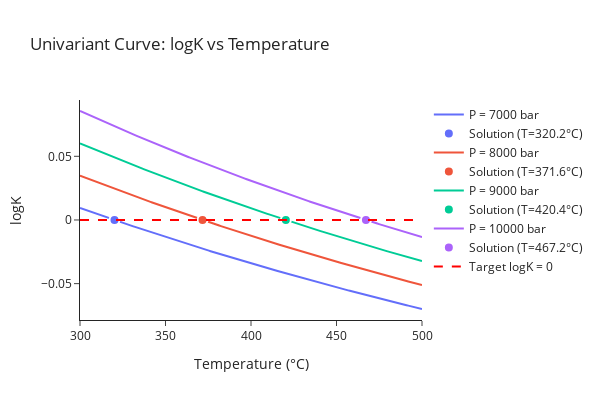

This figure's notebook cell:
### Markdown cell above
Success! Now we've calculated a pressure for all four of our temperatures at logK=0.

Keep in mind that it might not always be easy to find an appropriate range for a T-P pair using the `unicurve()` function. One approach is to try a calculation with `univariant_TP()` first and set wide ranges for both temperature and pressure. This way you can converge on a T-P range appropriate for your logK of interest, and then go about using `unicurve()` for solving pressures for specific temperatures (and vice versa).

We can also use `unicurve()` to calculate temperature from pressure:

### Code cell
unicurve(solve="T", # solving for temperature
         logK=0, # desired logK
         species=["calcite", "aragonite"], # chemical species
         state=["cr", "cr"], # aq, gas, liq, cr
         coeff=[-1, 1], # reaction stoichiometry (negative for reactants, positive for products)
         pressures=[7000, 8000, 9000, 10000], # the pressures used to calculate temperature
         minT=300, maxT=500, # the minimum and maximum in a range of temperatures to search
         plot_it=True, # visualize results
         messages=True, # print messages
         )

### Figure 1 — Plotly figure (JSON) as saved in the notebook; plotly's stock layout.template omitted (floating-point values rounded to 4 significant figures; data arrays with more than 128 entries replaced by an {"elided": "..."} marker saying what was removed)
{"data": [{"hovertemplate": "P=%{text} bar<br>T=%{x:.2f}°C<br>logK=%{y:.6f}<extra></extra>", "line": {"color": "#636EFA", "width": 2}, "mode": "lines", "name": "P = 7000 bar", "text": {"elided": "200 str values"}, "type": "scatter", "x": {"elided": "200 float values"}, "y": {"elided": "200 float values"}}, {"hovertemplate": "Solution<br>P=7000 bar<br>T=%{x:.2f}°C<br>logK=0.000000<extra></extra>", "marker": {"color": "#636EFA", "line": {"color": "white", "width": 2}, "size": 10, "symbol": "circle"}, "mode": "markers", "name": "Solution (T=320.2°C)", "type": "scatter", "x": [320.2], "y": [0]}, {"hovertemplate": "P=%{text} bar<br>T=%{x:.2f}°C<br>logK=%{y:.6f}<extra></extra>", "line": {"color": "#EF553B", "width": 2}, "mode": "lines", "name": "P = 8000 bar", "text": {"elided": "200 str values"}, "type": "scatter", "x": {"elided": "200 float values"}, "y": {"elided": "200 float values"}}, {"hovertemplate": "Solution<br>P=8000 bar<br>T=%{x:.2f}°C<br>logK=0.000000<extra></extra>", "marker": {"color": "#EF553B", "line": {"color": "white", "width": 2}, "size": 10, "symbol": "circle"}, "mode": "markers", "name": "Solution (T=371.6°C)", "type": "scatter", "x": [371.6], "y": [0]}, {"hovertemplate": "P=%{text} bar<br>T=%{x:.2f}°C<br>logK=%{y:.6f}<extra></extra>", "line": {"color": "#00CC96", "width": 2}, "mode": "lines", "name": "P = 9000 bar", "text": {"elided": "200 str values"}, "type": "scatter", "x": {"elided": "200 float values"}, "y": {"elided": "200 float values"}}, {"hovertemplate": "Solution<br>P=9000 bar<br>T=%{x:.2f}°C<br>logK=0.000000<extra></extra>", "marker": {"color": "#00CC96", "line": {"color": "white", "width": 2}, "size": 10, "symbol": "circle"}, "mode": "markers", "name": "Solution (T=420.4°C)", "type": "scatter", "x": [420.4], "y": [0]}, {"hovertemplate": "P=%{text} bar<br>T=%{x:.2f}°C<br>logK=%{y:.6f}<extra></extra>", "line": {"color": "#AB63FA", "width": 2}, "mode": "lines", "name": "P = 10000 bar", "text": {"elided": "200 str values"}, "type": "scatter", "x": {"elided": "200 float values"}, "y": {"elided": "200 float values"}}, {"hovertemplate": "Solution<br>P=10000 bar<br>T=%{x:.2f}°C<br>logK=0.000000<extra></extra>", "marker": {"color": "#AB63FA", "line": {"color": "white", "width": 2}, "size": 10, "symbol": "circle"}, "mode": "markers", "name": "Solution (T=467.2°C)", "type": "scatter", "x": [467.2], "y": [0]}, {"hovertemplate": "Target logK=0.000000<extra></extra>", "line": {"color": "red", "dash": "dash", "width": 2}, "mode": "lines", "name": "Target logK = 0", "type": "scatter", "x": [300, 500], "y": [0, 0]}], "layout": {"height": 400, "hoverlabel": {"bgcolor": "white"}, "showlegend": true, "title": {"text": "Univariant Curve: logK vs Temperature"}, "width": 600, "xaxis": {"autorange": true, "range": [300, 500], "title": {"text": "Temperature (°C)"}, "type": "linear"}, "yaxis": {"autorange": true, "range": [-0.07855, 0.09422], "title": {"text": "logK"}, "type": "linear"}}}
